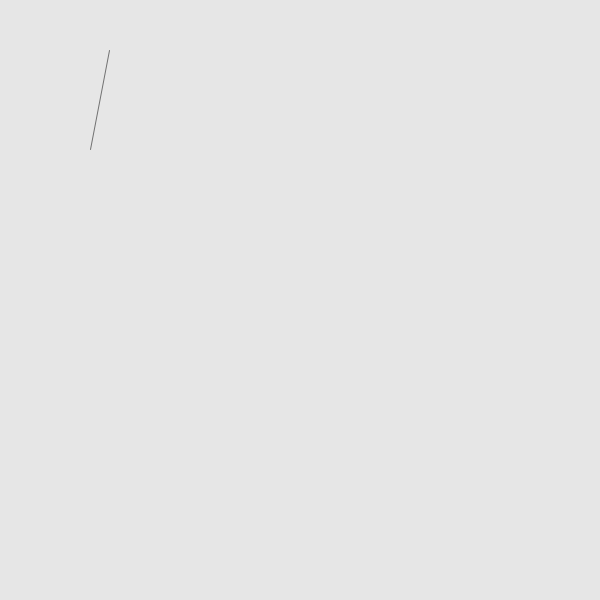
Frame 1 (no input)
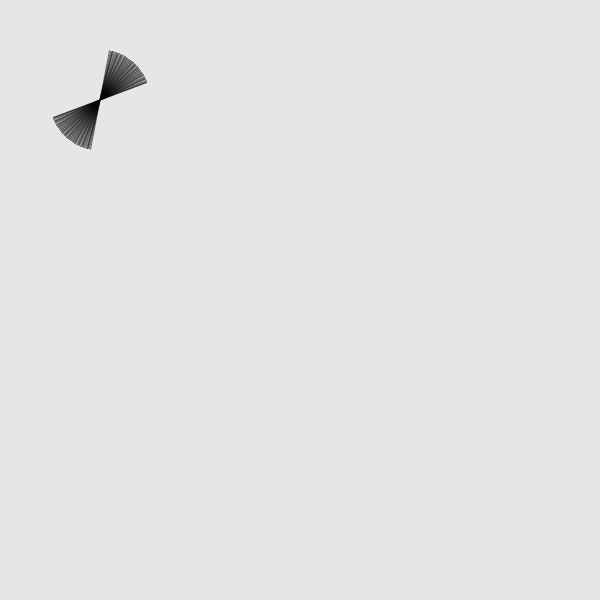
Frame 60 (the mouse pressed at the canvas centre just before this capture)
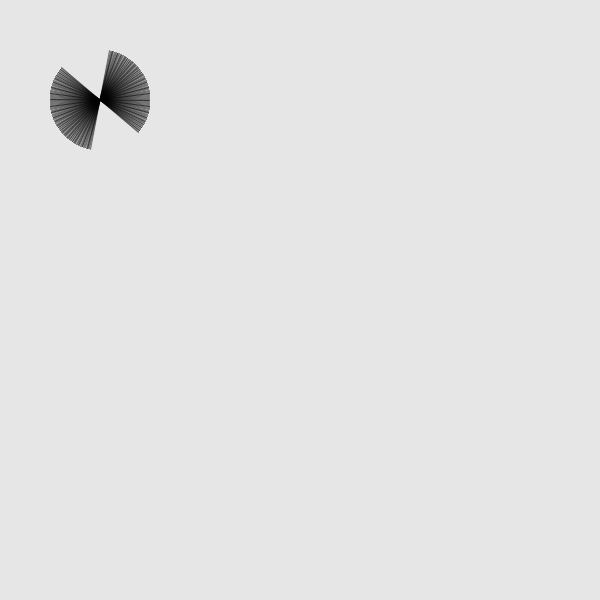
Frame 120 (the mouse held since frame 60 and released just before this capture)

The Processing sketch that drew these frames (run headless with seeded random() and noise(); from frame 60 on, the mouse is pressed at the canvas centre):

// Processing sketch: midterm2_practice
// ── midterm2_practice.pde
//your rectangle should rotate and move across the screen from left to right
//currently it only rotates in place 
//change the sketch so that it draws from left to right, then down; change either the translate function or the conditional to do this.


float x = 100; 
float y =100;

void setup() {
  size(600, 600);
  background(230);
  rectMode(CENTER);
}

void draw() {
  pushMatrix();
  translate(x, y);
  rotate(radians(frameCount + y));
  stroke(0, 130);
  line(-50, 0, 50, 0);
  
  popMatrix();
  
 
  if(x > width){
     //reset your x & y coordinates
  }
}
